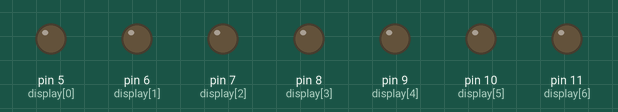
Recording of a sketch running on a simulated Arduino Uno, built with avr-gcc and run on an emulated ATmega328P. Parts: output pins drawn as LEDs (lit = HIGH).

Above: at 0.5 s.
At 1.5 s:
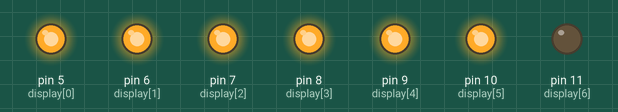
At 3.5 s:
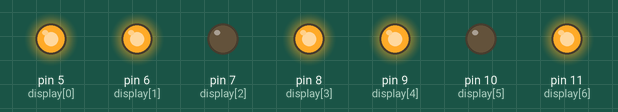
At 6.5 s:
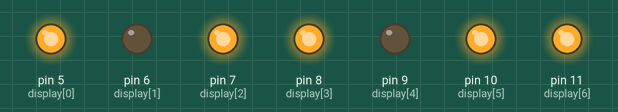
At 9.5 s:
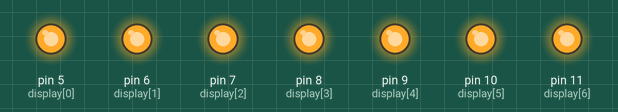
At 12.5 s:
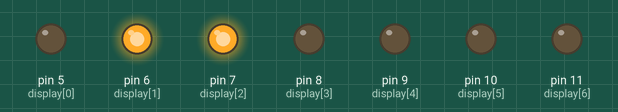
Timing chart, 0 to 13.0 s (numbered marks = the images above):
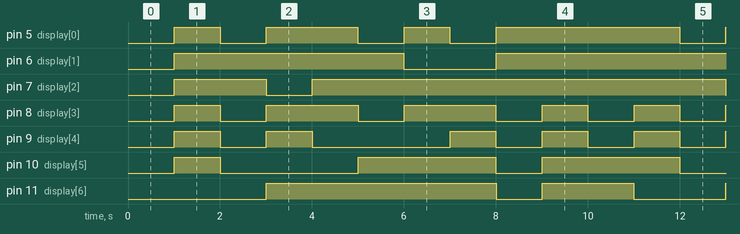

The sketch:

_3.1._DISPLAY_COMPTADOR_CICLIC.ino
```cpp
/******************************************************************
 **                                                              **
 **                       DISPLAY: SEQÜENCIA 0 a 9                  **
 **                                                              **
 ******************************************************************/

//***************  INCLUDES   **************************************


//***************  VARIABLES  **************************************
int display []={5,6,7,8,9,10,11};
int i,j,v;

//***************  SETUP   ****************************************
void setup() {

for (i=0; i<7; i++){
  pinMode (display[i],OUTPUT);
}
}
//*************    LOOP   ******************************************

void loop() {
for (j=0; j<10; j++){
delay (1000);


switch (j){
  case 0:// count 0
  resetdisplay();
  digitalWrite (display[0], HIGH);
  digitalWrite (display[1], HIGH);
  digitalWrite (display[2], HIGH);
  digitalWrite (display[3], HIGH);
  digitalWrite (display[4], HIGH);
  digitalWrite (display[5], HIGH);
  break;

  case 1: // count =1
  resetdisplay();
  digitalWrite (display[1], HIGH);
  digitalWrite (display[2], HIGH);
  break;

  case 2: //count = 2
  resetdisplay();
  digitalWrite (display[0], HIGH);
  digitalWrite (display[1], HIGH);
  digitalWrite (display[3], HIGH);
  digitalWrite (display[4], HIGH);
  digitalWrite (display[6], HIGH);
  break;

  case 3: //count = 3
  resetdisplay();
  digitalWrite (display[0], HIGH);
  digitalWrite (display[1], HIGH);
  digitalWrite (display[2], HIGH);
  digitalWrite (display[3], HIGH);
  digitalWrite (display[6], HIGH);
  break;

  case 4: //count = 4
  resetdisplay();
  digitalWrite (display[1], HIGH);
  digitalWrite (display[2], HIGH);
  digitalWrite (display[5], HIGH);
  digitalWrite (display[6], HIGH);
  break;

  case 5: //count = 5
  resetdisplay();
  digitalWrite (display[0], HIGH);
  digitalWrite (display[2], HIGH);
  digitalWrite (display[3], HIGH);
  digitalWrite (display[5], HIGH);
  digitalWrite (display[6], HIGH);
  break;
  case 6: //count = 6
  resetdisplay();
  digitalWrite (display[2], HIGH);
  digitalWrite (display[3], HIGH);
  digitalWrite (display[4], HIGH);
  digitalWrite (display[5], HIGH);
  digitalWrite (display[6], HIGH);
  break;
  case 7: //count = 7
  resetdisplay();
  digitalWrite (display[0], HIGH);
  digitalWrite (display[1], HIGH);
  digitalWrite (display[2], HIGH);


  break;
  case 8: //count = 8
  resetdisplay();
  for (v=0; v<7;v++){
  digitalWrite (display[v], HIGH);
  }
  break;
  case 9: //count = 9
  resetdisplay();
  digitalWrite (display[0], HIGH);
  digitalWrite (display[1], HIGH);
  digitalWrite (display[2], HIGH);
  digitalWrite (display[5], HIGH);
  digitalWrite (display[6], HIGH);
  break;

}
}
}
//****** Funcions *************************************************************
void resetdisplay(){

 for (i=0; i<7; i++){
 digitalWrite (display [i], LOW);
/*delay (1000);*/
 }

}
```

Measured:
- by itself, pin 5 (display[0]): repeats every 10.0 s: LOW 1.0 s, HIGH 2.0 s, LOW 1.0 s, HIGH 1.0 s, LOW 1.0 s, HIGH 4.0 s
- by itself, pin 6 (display[1]): repeats every 10.0 s: LOW 2.0 s, HIGH 8.0 s
- by itself, pin 7 (display[2]): repeats every 10.0 s: LOW 1.0 s, HIGH 9.0 s
- by itself, pin 8 (display[3]): repeats every 10.0 s: 2 × (LOW 1.0 s, HIGH 2.0 s), 2 × (LOW 1.0 s, HIGH 1.0 s)
- by itself, pin 9 (display[4]): repeats every 10.0 s: LOW 1.0 s, HIGH 1.0 s, LOW 3.0 s, 2 × (HIGH 1.0 s, LOW 1.0 s), HIGH 1.0 s
- by itself, pin 10 (display[5]): repeats every 10.0 s: LOW 3.0 s, HIGH 3.0 s, LOW 1.0 s, HIGH 3.0 s
- by itself, pin 11 (display[6]): repeats every 10.0 s: LOW 1.0 s, HIGH 2.0 s, LOW 2.0 s, HIGH 5.0 s
